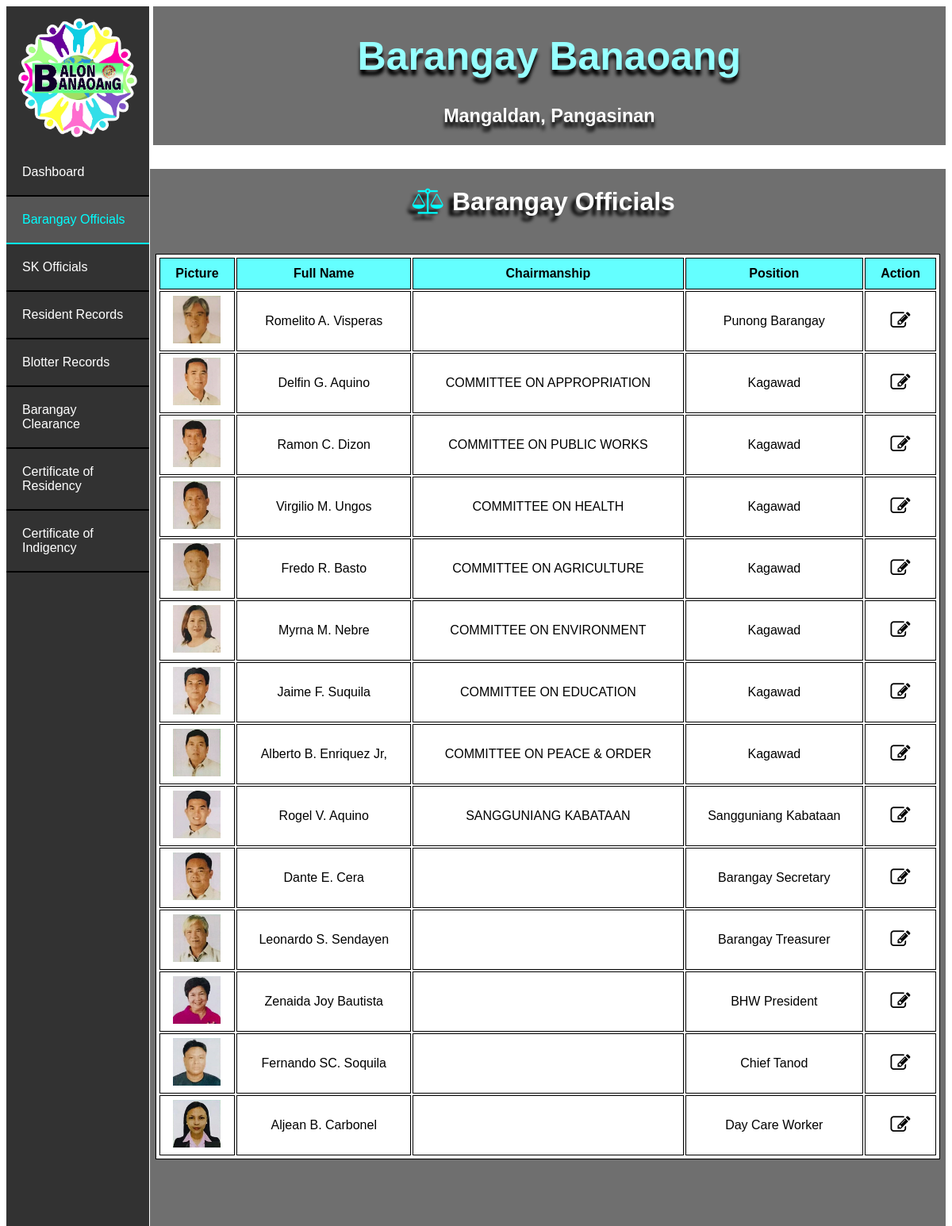
The app's page /list_officials with its own data.
### bis/models.py (models this page shows)
class Official(models.Model):
    image = models.TextField(blank=True)
    full_name = models.CharField(max_length=30)
    chairmanship = models.CharField(max_length=30)
    position = models.CharField(max_length=30)

### bis/views.py (the view)
# urls.py: path('list_officials', views.list_officials, name='list_officials'),
def list_officials(request):
    officials = Official.objects.all()
    return render(request, 'list_officials.html', { 'officials_list' : officials })

### bis/templates/list_officials.html (shortened to what this page needs)
<!DOCTYPE html>
<html lang="en">
<head>
    {% load static %}
    <link rel="stylesheet" href="{% static 'index.css' %}">
    <link rel="stylesheet" type="text/css" href="https://maxcdn.bootstrapcdn.com/font-awesome/4.7.0/css/font-awesome.min.css">
</head>
<body>
  <div class="banr">
    <div class="bant"><h1>Barangay Banaoang</h1></div>
    <div class="bant2"><h3>Mangaldan, Pangasinan</h3></div>
</div>
<ul>
  <div class="logo1"></div>
  <li><a href="index">Dashboard</a></li>
  <li><a class="active" href="list_officials">Barangay Officials</a></li>
  <li><a href="list_sks">SK Officials</a></li>
  <li><a href="list_residents">Resident Records</a></li>
  <li><a href="list_blotters">Blotter Records</a></li>
  <li><a href="list_residents_bc">Barangay Clearance</a></li>
  <li><a href="list_residents_cr">Certificate of Residency</a></li>
  <li><a href="list_residents_ci">Certificate of Indigency</a></li>
</ul>
<div class="cont">
  <h1 class="h"><i class="fa fa-balance-scale" style="color:cyan"></i> Barangay Officials</h1>
    <table class="hb">
        <tr>
          <th>Picture</th>
          <th>Full Name</th>
          <th>Chairmanship</th>
          <th>Position</th>
          <th>Action</th>
        </tr>
        {% for official in officials_list %}
        <tr>
          <td><img class="pic" src="{{ official.image }}"/></td>
          <td>{{ official.full_name }}</td>
          <td>{{ official.chairmanship }}</td>
          <td>{{ official.position }}</td>
          <td><a href="/edit_official/{{ official.pk }}"><i class="fa fa-edit"></i></a></td>
        </tr>
        {% endfor %}
      </table>
    </div>
</body>
</html>

### bis/static/index.css (style rules this page uses)
body { font-family: sans-serif; background-image: url("bg.jpg"); background-size: 100%; }
ul { list-style-type: none; margin: 0; padding:0; width: 15%; background-color:rgba(50, 50, 50); position: fixed; height: 100%; overflow: auto; }
li a { display: block; color:white; padding: 20px 20px; text-decoration: none; border-bottom:2px solid black; }
li a.active { background-color: #555; color: cyan; border-color: cyan; }
.logo1 { background-image: url("blogo.png"); background-repeat: no-repeat; background-size: 90%; background-position: center; padding:50%; }
.banr { float: right; background-color:rgba(50, 50, 50, 0.7); width: 84.4%; }
.bant { text-align: center; font-size: 25px; color: rgb(150, 255, 255); text-shadow: 0px 7px 4px #000000; }
.bant2 { font-size: 20px; text-align: center; color: white; text-shadow: 0px 7px 4px #000000; }
.cont { padding:2px ; margin-top: 2.5%; float: right; background-color:rgba(50, 50, 50, 0.7); width: 84.4%; overflow: auto; padding-bottom: 5%; }
table, th, td { background-color: white; border: 1px solid black; }
table { margin-left: 10%; width: 80%; padding: 2px; margin-bottom: 2.5%; margin-top: 2.5%; }
.hb { width: 99%; float: right; margin-right: 0.5%; padding: 2px; }
.pic { height: 60px; width: 60px; }
th { background-color: rgb(100, 255, 255); padding: 10px; }
td { padding: 5px; text-align: center; }
.h { text-align: center; color: white; margin-right: 1%; text-shadow: -6px 7px 4px #000000; }

### bis/templates/list_officials.html (style rules this page uses)
.fa-edit { color:black; font-size: 25px; }

### records on screen
Official: image (picture), full_name "Romelito A. Visperas", position "Punong Barangay"
Official: image (picture), full_name "Delfin G. Aquino", chairmanship "COMMITTEE ON APPROPRIATION", position "Kagawad"
Official: image (picture), full_name "Ramon C. Dizon", chairmanship "COMMITTEE ON PUBLIC WORKS", position "Kagawad"
Official: image (picture), full_name "Virgilio M. Ungos", chairmanship "COMMITTEE ON HEALTH", position "Kagawad"
Official: image (picture), full_name "Fredo R. Basto", chairmanship "COMMITTEE ON AGRICULTURE", position "Kagawad"
Official: image (picture), full_name "Myrna M. Nebre", chairmanship "COMMITTEE ON ENVIRONMENT", position "Kagawad"
Official: image (picture), full_name "Jaime F. Suquila", chairmanship "COMMITTEE ON EDUCATION", position "Kagawad"
Official: image (picture), full_name "Alberto B. Enriquez Jr,", chairmanship "COMMITTEE ON PEACE & ORDER", position "Kagawad"
Official: image (picture), full_name "Rogel V. Aquino", chairmanship "SANGGUNIANG KABATAAN", position "Sangguniang Kabataan"
Official: image (picture), full_name "Dante E. Cera", position "Barangay Secretary"
Official: image (picture), full_name "Leonardo S. Sendayen", position "Barangay Treasurer"
Official: image (picture), full_name "Zenaida Joy Bautista", position "BHW President"
Official: image (picture), full_name "Fernando SC. Soquila", position "Chief Tanod"
Official: image (picture), full_name "Aljean B. Carbonel", position "Day Care Worker"
